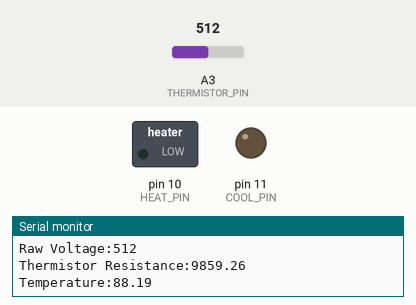
Recording of a sketch running on a simulated Arduino Uno, built with avr-gcc and run on an emulated ATmega328P. Parts: switched loads named in the sketch (green lamp = pin HIGH), output pins drawn as LEDs (lit = HIGH), the last lines printed to the serial monitor. Inputs (shaded band) come from the test bench; at power-on: A3 (THERMISTOR_PIN) = 512.

Above: at 1.2 s.
1.3 s: A3 (THERMISTOR_PIN) set to 827
4.3 s: A3 (THERMISTOR_PIN) set to 861
At 6.7 s:
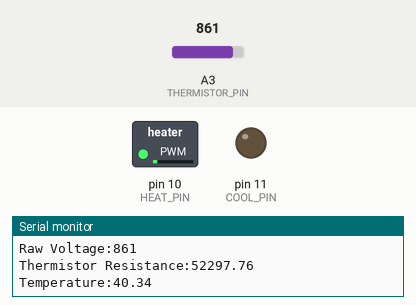
7.3 s: A3 (THERMISTOR_PIN) set to 1023
At 10.1 s:
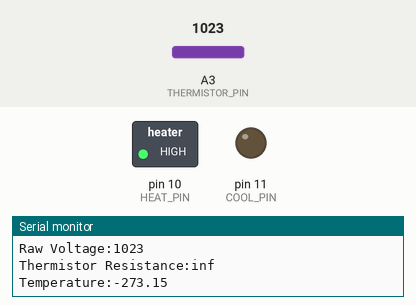
10.3 s: A3 (THERMISTOR_PIN) set to 900
At 13.0 s:
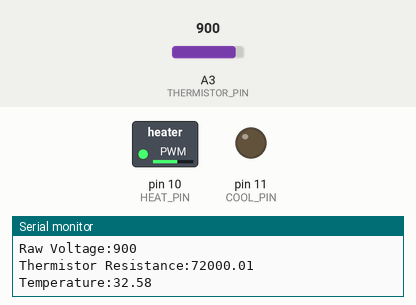
13.3 s: A3 (THERMISTOR_PIN) set to 716
At 14.8 s:
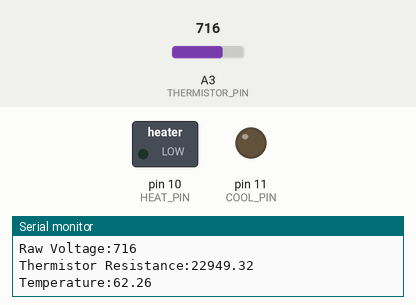
15.9 s: A3 (THERMISTOR_PIN) set to 0
At 18.6 s:
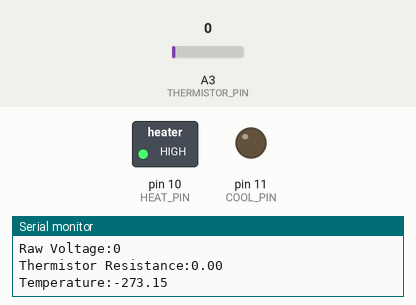
Timing chart, 0 to 19.9 s (numbered marks = the images above; inputs shaded):
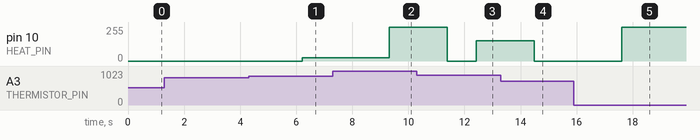

Measured:
- after the input at 4.3 s, pin 10 (HEAT_PIN): 0/255 → 26/255 after 1.9 s, → 23/255 1.0 s later
- after the input at 7.3 s, pin 10 (HEAT_PIN): 23/255 → 255/255 after 2.0 s
- after the input at 10.3 s, pin 10 (HEAT_PIN): 255/255 → 0/255 after 1.1 s, → 153/255 1.0 s later
- after the input at 13.3 s, pin 10 (HEAT_PIN): 153/255 → 0/255 after 1.2 s
- after the input at 15.9 s, pin 10 (HEAT_PIN): 0/255 → 255/255 after 1.7 s

The sketch:

HeatCode_2.0.ino
```cpp
#include <Wire.h>

#define HEAT_PIN 10 // Positive PWM Power Supply in H Bridge
#define COOL_PIN 11 // Negtive PWM Power Supply in H Bridge
#define THERMISTOR_PIN A3

#define FILTER_SIZE 15//Filter size of median filter


/*Median filter to reduce voltage jitter*/
class medianFilter {
private:
    int data[FILTER_SIZE]; // array to save data
    int index;             // currunt inserting
public:
    medianFilter() : index(0) {
        // initialize
        for (int i = 0; i < FILTER_SIZE; i++) {
            data[i] = 0;
        }
    }
    int filter(int samples[]) {
        //copy into an array
        int sortedData[FILTER_SIZE];
        for (int i = 0; i < FILTER_SIZE; i++) {
            sortedData[i] = samples[i];
        }

        // sorting
        for (int i = 0; i < FILTER_SIZE - 1; i++) {
            for (int j = i + 1; j < FILTER_SIZE; j++) {
                if (sortedData[i] > sortedData[j]) {
                    int temp = sortedData[i];
                    sortedData[i] = sortedData[j];
                    sortedData[j] = temp;
                }
            }
        }

        // return median
        return sortedData[FILTER_SIZE / 2];
    }
};

class pidController {
private:
  // PID Parameters
  float Kp, Ki, Kd;
  //Could be set with Controller.setTarget(float)
  float setpoint;
  //memorize summing error
  float sum_error;
  float last_error;

public:
  // Constructor
  pidController(float kp, float ki, float kd, float target)
    : Kp(kp), Ki(ki), Kd(kd), setpoint(target), sum_error(0), last_error(0) {}

  // Set of Target
  void setTarget(float target) {
    setpoint = target;
    sum_error = 0;last_error = 0;
  }

  // Compute PID
  int compute(float temperature) {
    //Calculate error
    float error = setpoint - temperature;
    //Amount of P
    float P_out = Kp * error;
    //Amount of I
    sum_error += error;
    float I_out = Ki * sum_error;
    //Amount of D
    float derivative = error - last_error;
    float D_out = Kd * derivative;
    //Sum-up and Update error
    float output =constrain(P_out + I_out + D_out, 0, 255);
    last_error = error;


    //Debugging Logic
    float dutyRatio = 100 * output / 255;
    Serial.print("Duty Ratio:");
    Serial.println(dutyRatio);

    return (int)output;
  }
};

float readTemperature(int sampleInterval = 1000) {
  /*
 *@brief             : Read voltage from Pin3, calculate temprature according to datasheet of thermistor
 *@int sampleInterval: Sample interval in ms, default 1s(1000ms)
 *@return temperature: Temperature in celcius, float
*/
  //Internal Var
  const float knownResistor = 9840.0;
  const float nominalResistance = 100000.0;
  const float nominalTemp =  25.0 + 273.15;
  const float BCoefficient = 3950.0;
  const float VSupply =5;
  int adcVoltage;
  int adcReadings[FILTER_SIZE];
  float readVolt,thermistorResistance,temperature;
  static medianFilter medianFilter;
 for (int i = 0; i < FILTER_SIZE; i++) {
        adcReadings[i] = analogRead(THERMISTOR_PIN);
        delay(2);
    }

  adcVoltage = medianFilter.filter(adcReadings);
  readVolt =  (adcVoltage/1023.0)*VSupply;
  thermistorResistance = knownResistor * (readVolt / (VSupply - readVolt));
  //Calculate R_therm with Steinhart Equation
  temperature=1.0 / ((log(thermistorResistance / nominalResistance) / BCoefficient) + (1.0 / nominalTemp)) - 273.15;

  //Debugging Logic
  Serial.print("Raw Voltage:");
  Serial.println(adcVoltage);
  Serial.print("Thermistor Resistance:");
  Serial.println(thermistorResistance);
  Serial.print("Temperature:");
  Serial.println(temperature);

  //Delay
  delay(sampleInterval);
  return temperature;
}
void setup() {

  pinMode(HEAT_PIN, OUTPUT);
  pinMode(COOL_PIN, OUTPUT);
  pinMode(THERMISTOR_PIN, INPUT);
  Serial.begin(9600);

}
void loop() {
  float targetTemp = 42;
  float currentTemp = readTemperature(1000);//interval:0.1s
  float p(15),i(0.02),d(0.5);//Hyperparameters p,i,d
  pidController HeatPID = pidController(p,i,d,targetTemp);
  while (1) {
    currentTemp = readTemperature(1000);
    int dutyRatioInt=HeatPID.compute(currentTemp);
    analogWrite(HEAT_PIN,dutyRatioInt);
  }
}
```
